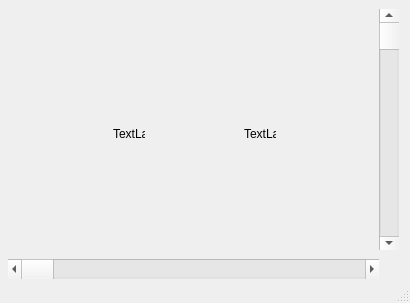
<?xml version="1.0" encoding="UTF-8"?>
<ui version="4.0">
 <class>MainWindow</class>
 <widget class="QMainWindow" name="MainWindow">
  <property name="geometry">
   <rect>
    <x>0</x>
    <y>0</y>
    <width>410</width>
    <height>303</height>
   </rect>
  </property>
  <property name="windowTitle">
   <string>MainWindow</string>
  </property>
  <widget class="QWidget" name="centralWidget">
   <widget class="QFrame" name="frame">
    <property name="geometry">
     <rect>
      <x>-1</x>
      <y>-1</y>
      <width>401</width>
      <height>301</height>
     </rect>
    </property>
    <widget class="QWidget" name="gridLayoutWidget">
     <property name="geometry">
      <rect>
       <x>10</x>
       <y>10</y>
       <width>371</width>
       <height>251</height>
      </rect>
     </property>
     <layout class="QGridLayout" name="gridLayout">
      <item row="0" column="0">
       <widget class="QLabel" name="label">
        <property name="maximumSize">
         <size>
          <width>32</width>
          <height>32</height>
         </size>
        </property>
        <property name="text">
         <string>TextLabel</string>
        </property>
       </widget>
      </item>
      <item row="0" column="1">
       <widget class="QLabel" name="label_2">
        <property name="maximumSize">
         <size>
          <width>32</width>
          <height>32</height>
         </size>
        </property>
        <property name="text">
         <string>TextLabel</string>
        </property>
       </widget>
      </item>
     </layout>
    </widget>
    <widget class="QScrollBar" name="horizontalScrollBar">
     <property name="geometry">
      <rect>
       <x>9</x>
       <y>260</y>
       <width>371</width>
       <height>20</height>
      </rect>
     </property>
     <property name="orientation">
      <enum>Qt::Horizontal</enum>
     </property>
    </widget>
    <widget class="QScrollBar" name="verticalScrollBar">
     <property name="geometry">
      <rect>
       <x>380</x>
       <y>10</y>
       <width>20</width>
       <height>241</height>
      </rect>
     </property>
     <property name="orientation">
      <enum>Qt::Vertical</enum>
     </property>
    </widget>
   </widget>
  </widget>
  <widget class="QStatusBar" name="statusBar"/>
 </widget>
 <layoutdefault spacing="6" margin="11"/>
 <resources/>
 <connections/>
</ui>
